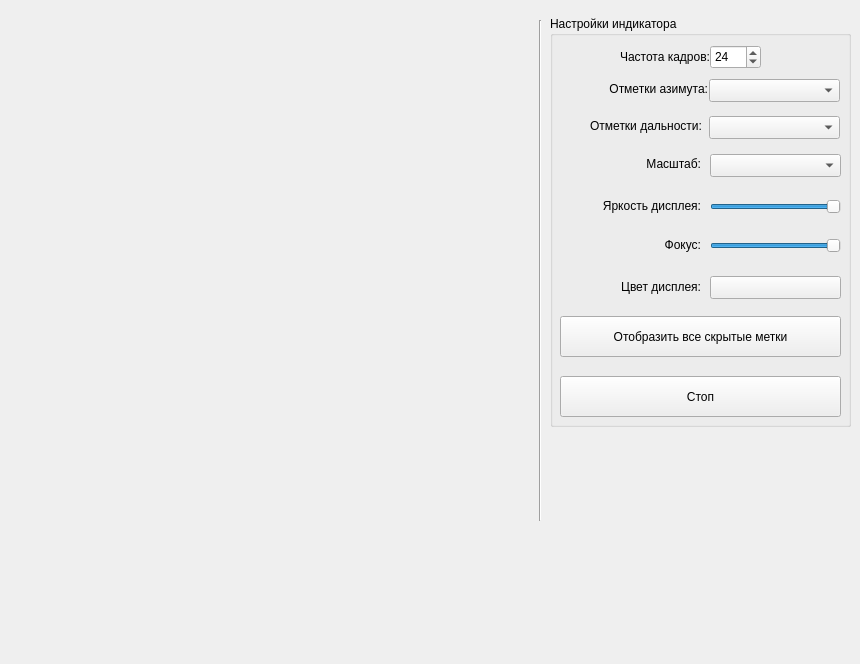
<?xml version="1.0" encoding="UTF-8"?>
<ui version="4.0">
 <class>IndicatorDRL</class>
 <widget class="QWidget" name="IndicatorDRL">
  <property name="geometry">
   <rect>
    <x>0</x>
    <y>0</y>
    <width>860</width>
    <height>664</height>
   </rect>
  </property>
  <property name="windowTitle">
   <string>Индикатор ДРЛ</string>
  </property>
  <widget class="QWidget" name="gridLayoutWidget">
   <property name="geometry">
    <rect>
     <x>20</x>
     <y>20</y>
     <width>503</width>
     <height>503</height>
    </rect>
   </property>
   <layout class="QGridLayout" name="RenderLayout">
    <item row="0" column="0">
     <widget class="MainLocator" name="RenderIndicator" native="true">
      <property name="sizePolicy">
       <sizepolicy hsizetype="Expanding" vsizetype="Expanding">
        <horstretch>0</horstretch>
        <verstretch>0</verstretch>
       </sizepolicy>
      </property>
      <property name="minimumSize">
       <size>
        <width>501</width>
        <height>501</height>
       </size>
      </property>
      <property name="maximumSize">
       <size>
        <width>800</width>
        <height>800</height>
       </size>
      </property>
     </widget>
    </item>
   </layout>
  </widget>
  <widget class="QGroupBox" name="BoxIndicatorSettings">
   <property name="geometry">
    <rect>
     <x>550</x>
     <y>16</y>
     <width>301</width>
     <height>411</height>
    </rect>
   </property>
   <property name="title">
    <string>Настройки индикатора</string>
   </property>
   <widget class="QLabel" name="LabelFrameFrequency">
    <property name="geometry">
     <rect>
      <x>49</x>
      <y>30</y>
      <width>111</width>
      <height>21</height>
     </rect>
    </property>
    <property name="text">
     <string>Частота кадров:</string>
    </property>
    <property name="alignment">
     <set>Qt::AlignRight|Qt::AlignTrailing|Qt::AlignVCenter</set>
    </property>
   </widget>
   <widget class="QSpinBox" name="InputFrameFrequency">
    <property name="geometry">
     <rect>
      <x>160</x>
      <y>29</y>
      <width>51</width>
      <height>24</height>
     </rect>
    </property>
    <property name="minimum">
     <number>1</number>
    </property>
    <property name="maximum">
     <number>120</number>
    </property>
    <property name="value">
     <number>24</number>
    </property>
   </widget>
   <widget class="QLabel" name="LabelColorIndicator">
    <property name="geometry">
     <rect>
      <x>60</x>
      <y>263</y>
      <width>91</width>
      <height>16</height>
     </rect>
    </property>
    <property name="text">
     <string>Цвет дисплея:</string>
    </property>
    <property name="alignment">
     <set>Qt::AlignRight|Qt::AlignTrailing|Qt::AlignVCenter</set>
    </property>
   </widget>
   <widget class="QPushButton" name="ButtonChangeColorDisplay">
    <property name="geometry">
     <rect>
      <x>160</x>
      <y>260</y>
      <width>131</width>
      <height>23</height>
     </rect>
    </property>
    <property name="cursor">
     <cursorShape>PointingHandCursor</cursorShape>
    </property>
    <property name="text">
     <string/>
    </property>
   </widget>
   <widget class="QLabel" name="LabelAzimuthMarks">
    <property name="geometry">
     <rect>
      <x>37</x>
      <y>65</y>
      <width>121</width>
      <height>16</height>
     </rect>
    </property>
    <property name="text">
     <string>Отметки азимута:</string>
    </property>
    <property name="alignment">
     <set>Qt::AlignRight|Qt::AlignTrailing|Qt::AlignVCenter</set>
    </property>
   </widget>
   <widget class="QComboBox" name="SelectAzimuthMarks">
    <property name="geometry">
     <rect>
      <x>159</x>
      <y>63</y>
      <width>131</width>
      <height>23</height>
     </rect>
    </property>
    <property name="cursor">
     <cursorShape>PointingHandCursor</cursorShape>
    </property>
   </widget>
   <widget class="QComboBox" name="SelectRangeMarks">
    <property name="geometry">
     <rect>
      <x>159</x>
      <y>100</y>
      <width>131</width>
      <height>23</height>
     </rect>
    </property>
    <property name="cursor">
     <cursorShape>PointingHandCursor</cursorShape>
    </property>
   </widget>
   <widget class="QLabel" name="LabelRangeMarks">
    <property name="geometry">
     <rect>
      <x>21</x>
      <y>102</y>
      <width>131</width>
      <height>16</height>
     </rect>
    </property>
    <property name="text">
     <string>Отметки дальности:</string>
    </property>
    <property name="alignment">
     <set>Qt::AlignRight|Qt::AlignTrailing|Qt::AlignVCenter</set>
    </property>
   </widget>
   <widget class="QLabel" name="LabelScale">
    <property name="geometry">
     <rect>
      <x>90</x>
      <y>138</y>
      <width>61</width>
      <height>20</height>
     </rect>
    </property>
    <property name="text">
     <string>Масштаб:</string>
    </property>
    <property name="alignment">
     <set>Qt::AlignRight|Qt::AlignTrailing|Qt::AlignVCenter</set>
    </property>
   </widget>
   <widget class="QComboBox" name="SelectScale">
    <property name="geometry">
     <rect>
      <x>160</x>
      <y>138</y>
      <width>131</width>
      <height>23</height>
     </rect>
    </property>
    <property name="cursor">
     <cursorShape>PointingHandCursor</cursorShape>
    </property>
   </widget>
   <widget class="QLabel" name="LabelBrightness">
    <property name="geometry">
     <rect>
      <x>40</x>
      <y>180</y>
      <width>111</width>
      <height>20</height>
     </rect>
    </property>
    <property name="text">
     <string>Яркость дисплея:</string>
    </property>
    <property name="alignment">
     <set>Qt::AlignRight|Qt::AlignTrailing|Qt::AlignVCenter</set>
    </property>
   </widget>
   <widget class="QSlider" name="ChangeIndicatorBrightness">
    <property name="geometry">
     <rect>
      <x>160</x>
      <y>181</y>
      <width>131</width>
      <height>20</height>
     </rect>
    </property>
    <property name="maximum">
     <number>100</number>
    </property>
    <property name="singleStep">
     <number>1</number>
    </property>
    <property name="value">
     <number>100</number>
    </property>
    <property name="orientation">
     <enum>Qt::Horizontal</enum>
    </property>
   </widget>
   <widget class="QSlider" name="ChangeIndicatorFocus">
    <property name="geometry">
     <rect>
      <x>160</x>
      <y>220</y>
      <width>131</width>
      <height>20</height>
     </rect>
    </property>
    <property name="maximum">
     <number>100</number>
    </property>
    <property name="singleStep">
     <number>1</number>
    </property>
    <property name="value">
     <number>100</number>
    </property>
    <property name="orientation">
     <enum>Qt::Horizontal</enum>
    </property>
   </widget>
   <widget class="QLabel" name="LabelFocus">
    <property name="geometry">
     <rect>
      <x>100</x>
      <y>219</y>
      <width>51</width>
      <height>20</height>
     </rect>
    </property>
    <property name="text">
     <string>Фокус:</string>
    </property>
    <property name="alignment">
     <set>Qt::AlignRight|Qt::AlignTrailing|Qt::AlignVCenter</set>
    </property>
   </widget>
   <widget class="QPushButton" name="ChangeLocatorState">
    <property name="geometry">
     <rect>
      <x>10</x>
      <y>360</y>
      <width>281</width>
      <height>41</height>
     </rect>
    </property>
    <property name="text">
     <string>Стоп</string>
    </property>
   </widget>
   <widget class="QPushButton" name="ChangeViewStateAll">
    <property name="geometry">
     <rect>
      <x>10</x>
      <y>300</y>
      <width>281</width>
      <height>41</height>
     </rect>
    </property>
    <property name="text">
     <string>Отобразить все скрытые метки</string>
    </property>
   </widget>
  </widget>
  <widget class="Line" name="line">
   <property name="geometry">
    <rect>
     <x>530</x>
     <y>20</y>
     <width>20</width>
     <height>501</height>
    </rect>
   </property>
   <property name="orientation">
    <enum>Qt::Vertical</enum>
   </property>
  </widget>
 </widget>
 <customwidgets>
  <customwidget>
   <class>MainLocator</class>
   <extends>QWidget</extends>
   <header>mainlocator.h</header>
   <container>1</container>
  </customwidget>
 </customwidgets>
 <resources/>
 <connections/>
</ui>
